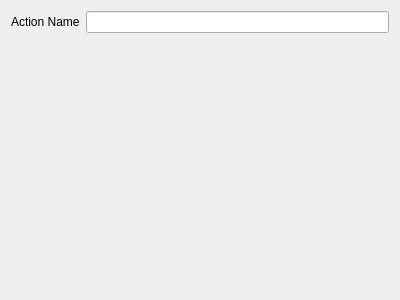
<?xml version="1.0" encoding="UTF-8"?>
<ui version="4.0">
 <class>WizardPageAction</class>
 <widget class="QWizardPage" name="WizardPageAction">
  <property name="geometry">
   <rect>
    <x>0</x>
    <y>0</y>
    <width>400</width>
    <height>300</height>
   </rect>
  </property>
  <property name="windowTitle">
   <string>WizardPage</string>
  </property>
  <property name="title">
   <string>New Action</string>
  </property>
  <layout class="QFormLayout" name="formLayout">
   <item row="0" column="0">
    <widget class="QLabel" name="label">
     <property name="text">
      <string>Action Name</string>
     </property>
    </widget>
   </item>
   <item row="0" column="1">
    <widget class="QLineEdit" name="lineEditName"/>
   </item>
  </layout>
 </widget>
 <resources/>
 <connections/>
</ui>
